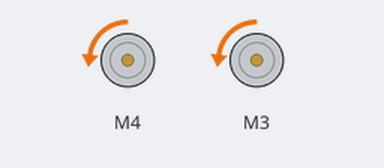
Simulated run of this sketch. Board: Arduino Uno, built with avr-gcc and run on an emulated ATmega328P. Shown: 2 × DC motor (green arrow = forward, orange = backward, longer = faster). What the sketch prints to the serial monitor is not drawn.

Above: at 0.1 s.
Timing chart, 0 to 1.6 s (numbered marks = the images above):
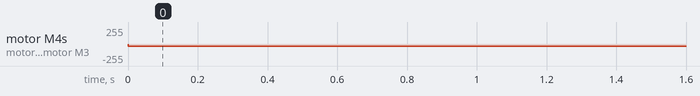

The sketch:

MotorTopBot.ino
```cpp
// (licence header left out)
#include <AFMotor.h>

AF_DCMotor motorTop(4);
AF_DCMotor motorBot(3);

void setup() {
  Serial.begin(9600);           // set up Serial library at 9600 bps
  Serial.println("Motor test!");

  // turn on motor
  motorTop.setSpeed(100);
  motorBot.setSpeed(100);
  motorTop.run(RELEASE);
  motorBot.run(RELEASE);
}

void loop() {
  uint8_t i;

  Serial.print("tick");

motorTop.run(BACKWARD);
motorBot.run(BACKWARD);
motorTop.setSpeed(35);
motorBot.setSpeed(35);
//  motor.run(FORWARD);
//  for (i=0; i<100; i++) {
//    motor.setSpeed(i);
//    delay(10);
// }
//
//  for (i=100; i!=0; i--) {
//    motor.setSpeed(i);
//    delay(10);
// }
//
//  Serial.print("tock");
//
//  motor.run(BACKWARD);
//  for (i=0; i<100; i++) {
//    motor.setSpeed(i);
//    delay(10);
// }
//
//  for (i=100; i!=0; i--) {
//    motor.setSpeed(i);
//    delay(10);
// }
//
//
//  Serial.print("tech");
//  motor.run(RELEASE);
//  delay(1000);
}
```

Measured:
- by itself, motor M4, motor M3: stopped → backward 35/255 at 0.00 s
